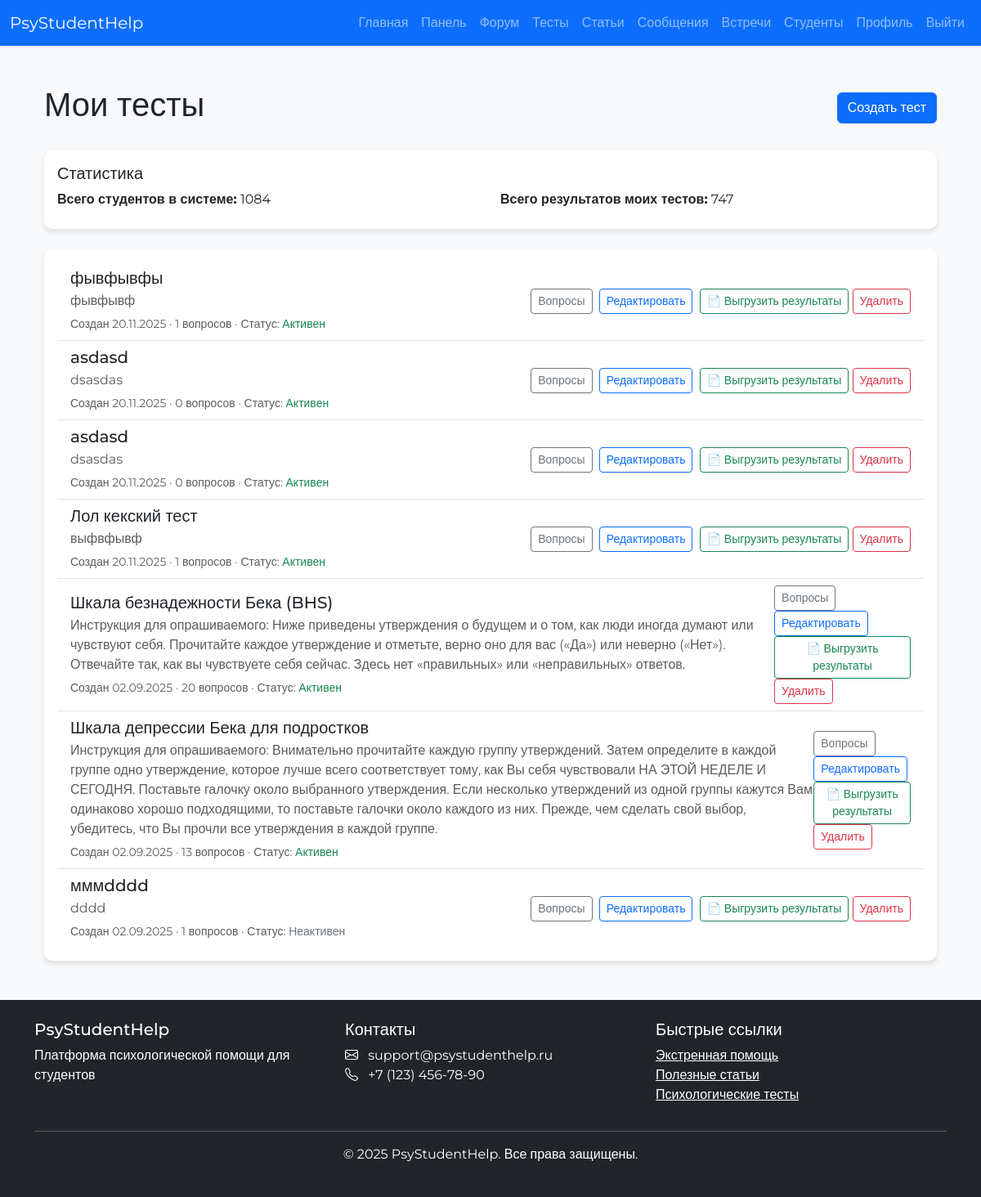
The app's page /tests (signed in) with its own data.
### models.py (models this page shows)
class Test(db.Model):
    __tablename__ = 'test'
    id = db.Column(db.Integer, primary_key=True)
    title = db.Column(db.String(200), nullable=False)
    description = db.Column(db.Text)
    title_kk = db.Column(db.String(200))        # может быть NULL
    description_kk = db.Column(db.Text)
    test_type = db.Column(db.String(20), nullable=False, default='classic')
    user_id = db.Column(db.Integer, db.ForeignKey('user.id'), nullable=False)
    created_at = db.Column(db.DateTime, default=datetime.utcnow)
    is_active = db.Column(db.Boolean, default=True)
    questions = db.relationship(
        'Question',
        backref='test',
        lazy=True,
        cascade='all, delete-orphan'
    )
    results = db.relationship(
        'TestResult',
        backref='test',
        lazy=True,
        cascade='all, delete-orphan'
    )
    interpretations = db.relationship(
        'TestInterpretation',
        backref='test',
        lazy=True,
        cascade='all, delete-orphan',
        order_by='TestInterpretation.min_score'
    )
    scale_options = db.relationship(
        'TestScaleOption',
        backref='test',
        lazy=True,
        cascade='all, delete-orphan',
        order_by='TestScaleOption.order_index'
    )

### main.py (the view, shortened to what this page needs)
@app.route('/tests')
@login_required
def tests():
    user = current_user
    if user.role == 'psychologist':
        tests = (
            Test.query.filter_by(user_id=user.id)
            .order_by(Test.created_at.desc())
            .all()
        )
        total_students = User.query.filter_by(role='student').count()
        total_results = (
            TestResult.query.join(Test)
            .filter(Test.user_id == user.id)
            .count()
        )
        return render_template(
            'psychologist_tests.html',
            tests=tests,
            total_students=total_students,
            total_results=total_results,
        )

### admin.py (called while the page is built)
@admin_bp.before_app_request
def _bootstrap_superadmin_once():
    flag = "SUPERADMIN_BOOTSTRAPPED"
    if not current_app.config.get(flag):
        try:
            ensure_initial_superadmin()
        finally:
            current_app.config[flag] = True

### main.py (called while the page is built)
@login_manager.user_loader
def load_user(user_id: str):
    try:
        return User.query.get(int(user_id))
    except (TypeError, ValueError):
        return None

def is_psychologist() -> bool:
    return current_user.is_authenticated and current_user.role == 'psychologist'

def get_current_user():
    return current_user if current_user.is_authenticated else None

### templates/psychologist_tests.html
{% extends "base.html" %}
{% block content %}
<div class="container mt-5">
    <div class="d-flex justify-content-between align-items-center mb-4">
        <h1>Мои тесты</h1>
        <a href="{{ url_for('create_test') }}" class="btn btn-primary">Создать тест</a>
    </div>
    <div class="card mb-4">
        <div class="card-body">
            <h5 class="card-title">Статистика</h5>
            <div class="row">
                <div class="col-md-6">
                    <p class="mb-2"><strong>Всего студентов в системе:</strong> {{ total_students }}</p>
                </div>
                <div class="col-md-6">
                    <p class="mb-2"><strong>Всего результатов моих тестов:</strong> {{ total_results }}</p>
                </div>
            </div>
        </div>
    </div>
    <div class="card">
        <div class="card-body">
            {% if tests %}
                <div class="list-group">
                    {% for test in tests %}
                    <div class="list-group-item">
                        <div class="d-flex justify-content-between align-items-center">
                            <div>
                                <h5 class="mb-1">{{ test.title }}</h5>
                                <p class="mb-1 text-muted">{{ test.description }}</p>
                                <small class="text-muted">
                                    Создан {{ test.created_at.strftime('%d.%m.%Y') }} ·
                                    {{ test.questions|length }} вопросов ·
                                    Статус: {% if test.is_active %}<span class="text-success">Активен</span>{% else %}<span class="text-secondary">Неактивен</span>{% endif %}
                                </small>
                            </div>
                            <div>
                                <a href="{{ url_for('add_questions', test_id=test.id) }}" class="btn btn-sm btn-outline-secondary me-1">Вопросы</a>
                                <a href="{{ url_for('edit_test', test_id=test.id) }}" class="btn btn-sm btn-outline-primary me-1">Редактировать</a>
                                                                <a href="{{ url_for('download_test_results', test_id=test.id) }}"
                                   class="btn btn-sm btn-outline-success">
                                   📄 Выгрузить результаты
                                </a>
                                <form action="{{ url_for('delete_test', test_id=test.id) }}" method="POST" class="d-inline">
                                    <button type="submit" class="btn btn-sm btn-outline-danger" onclick="return confirm('Вы уверены, что хотите удалить тест?');">Удалить</button>
                                </form>
                            </div>
                        </div>
                    </div>
                    {% endfor %}
                </div>
            {% else %}
                <div class="alert alert-info">
                    Вы еще не создали ни одного теста. <a href="{{ url_for('create_test') }}" class="alert-link">Создайте первый тест</a>.
                </div>
            {% endif %}
        </div>
    </div>
</div>
{% endblock %}

### static/css/style.css (style rules this page uses)
body { font-family: 'Montserrat', sans-serif; background-color: #f8f9fa; }
.card { border: none; border-radius: 10px; box-shadow: 0 4px 6px rgba(0, 0, 0, 0.1); transition: transform 0.3s ease, box-shadow 0.3s ease; }
.list-group-item { border-left: none; border-right: none; }
.list-group-item:first-child { border-top: none; }
.list-group-item:last-child { border-bottom: none; }

### records on screen
Test: title "фывфывфы", description "фывфывф", created_at "20.11.2025", questions|length "1", is_active "Активен"
Test: title "asdasd", description "dsasdas", created_at "20.11.2025", questions|length "0", is_active "Активен"
Test: title "asdasd", description "dsasdas", created_at "20.11.2025", questions|length "0", is_active "Активен"
Test: title "Лол кекский тест", description "выфвфывф", created_at "20.11.2025", questions|length "1", is_active "Активен"
Test: title "Шкала безнадежности Бека (BHS)", description "Инструкция для опрашиваемого: Ниже приведены утверждения о будущем и о том, как люди иногда думают или чувствуют себя. Прочитайте каждое утверждение и отметьте, верно оно для вас («Да») или неверно («Нет»). Отвечайте так, как вы чувствуете себя сейчас. Здесь нет «правильных» или «неправильных» ответов.", created_at "02.09.2025", questions|length "20", is_active "Активен"
Test: title "Шкала депрессии Бека для подростков", description "Инструкция для опрашиваемого: Внимательно прочитайте каждую группу утверждений. Затем определите в каждой группе одно утверждение, которое лучше всего соответствует тому, как Вы себя чувствовали НА ЭТОЙ НЕДЕЛЕ И СЕГОДНЯ. Поставьте галочку около выбранного утверждения. Если несколько утверждений из одной группы кажутся Вам одинаково хорошо подходящими, то поставьте галочки около каждого из них. Прежде, чем сделать свой выбор, убедитесь, что Вы прочли все утверждения в каждой группе.", created_at "02.09.2025", questions|length "13", is_active "Активен"
Test: title "мммdddd", description "dddd", created_at "02.09.2025", questions|length "1", is_active "Неактивен"

### other values on screen
{{ total_students }} "1084"
{{ total_results }} "747"
